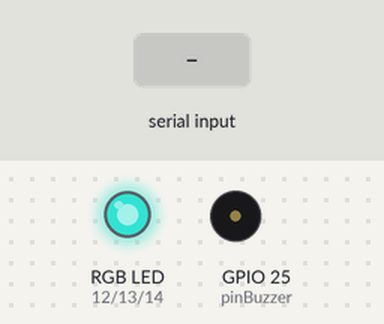
Recording of a sketch running on a simulated ESP32. Parts: an RGB LED mixed from three pins (HIGH = lit), buzzer (waves = sounding, pin HIGH). Inputs (shaded band) come from the test bench. Dim RGB values are drawn brighter than linear; nothing arrives over Bluetooth unless stated.

Above: at 1.2 s.
1.3 s: "klakson\n" received over the second serial link
At 1.4 s:
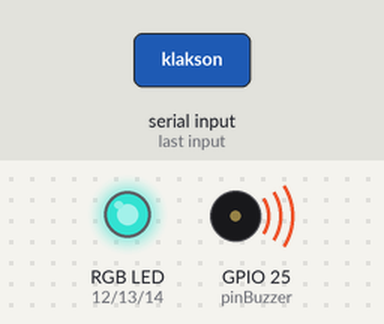
4.3 s: "merah\n" received over the second serial link
At 4.7 s:
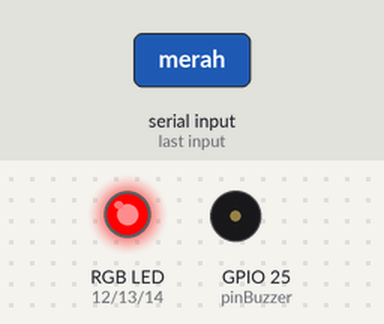
5.8 s: "speaker\n" received over the second serial link
At 6.6 s:
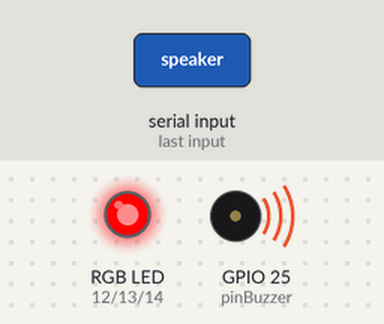
8.3 s: "hijau\n" received over the second serial link
At 9.0 s:
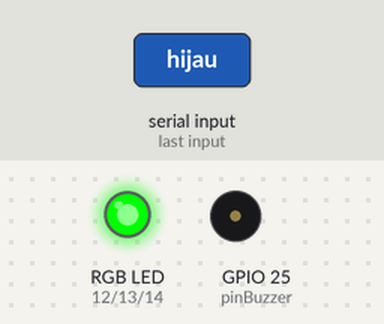
9.8 s: "biru\n" received over the second serial link
At 10.1 s:
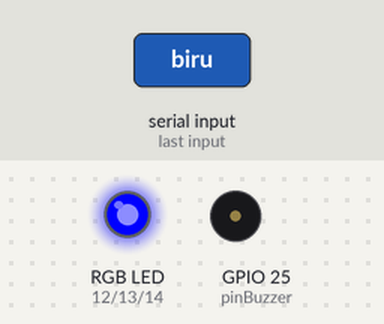
11.3 s: "ON1\n" received over the second serial link
At 12.5 s:
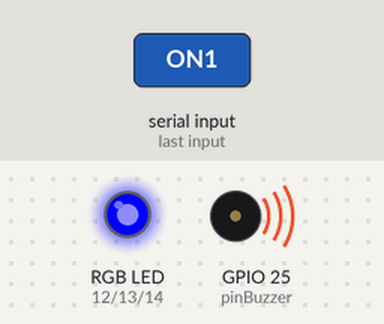
Timing chart, 0 to 13.8 s (numbered marks = the images above; inputs shaded):
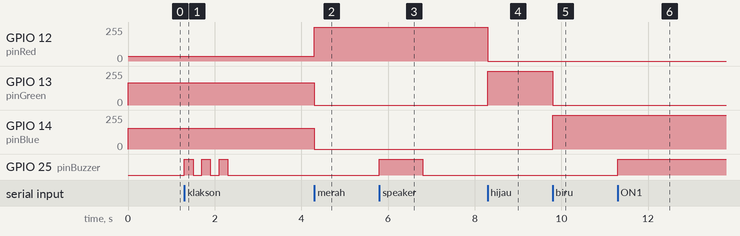

Measured:
- after the input at 1.3 s, GPIO 25 (pinBuzzer): alternates HIGH for 0.20 s and LOW for 0.20 s, 6 changes in all, then stays LOW, starting at once
- after the input at 4.3 s, GPIO 12 (pinRed): 37/255 → 255/255 at once; GPIO 13 (pinGreen): 166/255 → 0/255 at once; GPIO 14 (pinBlue): 154/255 → 0/255 at once
- after the input at 5.8 s, GPIO 25 (pinBuzzer): LOW → HIGH at once, → LOW 1.0 s later
- after the input at 8.3 s, GPIO 12 (pinRed): 255/255 → 0/255 at once; GPIO 13 (pinGreen): 0/255 → 255/255 at once
- after the input at 9.8 s, GPIO 13 (pinGreen): 255/255 → 0/255 at once; GPIO 14 (pinBlue): 0/255 → 255/255 at once
- after the input at 11.3 s, GPIO 25 (pinBuzzer): LOW → HIGH at once

The sketch:

S1_Code_class5_PT6-PT9.ino
```cpp
#include "BluetoothSerial.h"

BluetoothSerial SerialBT;

//====================== RGB ======================
const int pinRed = 12;
const int pinGreen = 13;
const int pinBlue = 14;

//==================== BUZZER =====================
const int pinBuzzer = 25;

// Deklarasi fungsi pendukung

void setColor(int red, int green, int blue);


void setup() {
  Serial.begin(9600);
  SerialBT.begin("kelas 5 p6-p9");

  // Konfigurasi PIN sebagai OUTPUT
  pinMode(pinRed, OUTPUT);
  pinMode(pinGreen, OUTPUT);
  pinMode(pinBlue, OUTPUT);
  pinMode(pinBuzzer, OUTPUT);

           // Pastikan robot diam saat awal dinyalakan
  setColor(37, 166, 154); // Set warna awal RGB (Toska)
}

void loop() {
  // Jika ada data masuk dari Bluetooth HP
  if (SerialBT.available() > 0) {
    // Membaca data per baris kalimat (Mencegah data bertumpuk & merusak RGB picker)
    String command = SerialBT.readStringUntil('\n');
    command.trim(); // Membersihkan karakter enter atau spasi tak terlihat

    // JIKA DATA KOSONG, ABAIKAN PROSES DI BAWAH
    if (command.length() == 0) return;

    // =================================================
    // 1. FITUR RGB PICKER (Format 9 Digit Angka Murni)
    // =================================================
    if (command.length() == 9 && isDigit(command.charAt(0))) {
      int redValue   = command.substring(0, 3).toInt();
      int greenValue = command.substring(3, 6).toInt();
      int blueValue  = command.substring(6, 9).toInt();
      setColor(redValue, greenValue, blueValue);
    }

    // =================================================
    // 2. FITUR KONTROL MOTOR & TERMINAL
    // =================================================

    else if (command.indexOf("klakson") >= 0) {
      klakson();
      SerialBT.println("Klakson Aktif");
    }
    else if (command.indexOf("speaker") >= 0) {
      digitalWrite(pinBuzzer, HIGH);
      SerialBT.println("Speaker Aktif");
      delay(1000);
      digitalWrite(pinBuzzer, LOW);
    }

      if (command == "merah") {
      setColor(255, 0, 0);
      SerialBT.println("LED MERAH");
    }

    else if (command == "hijau") {
      setColor(0, 255, 0);
      SerialBT.println("LED HIJAU");
    }

    else if (command == "biru") {
      setColor(0, 0, 255);
      SerialBT.println("LED BIRU");
    }
    // =================================================
    // 3. FITUR SWITCH (1 Sampai 10)
    // =================================================
    else if (command.indexOf("ON1") >= 0)  { digitalWrite(pinBuzzer, HIGH); }
    else if (command.indexOf("OFF1") >= 0) { digitalWrite(pinBuzzer, LOW); }

  }
}

//=================================================
// FUNGSI PENDUKUNG
//=================================================
void setColor(int red, int green, int blue) {
  analogWrite(pinRed, red);
  analogWrite(pinGreen, green);
  analogWrite(pinBlue, blue);
}

void klakson() {
  for (int i = 0; i < 3; i++) {
    digitalWrite(pinBuzzer, HIGH);
    delay(200);
    digitalWrite(pinBuzzer, LOW);
    delay(200);
  }
}
```
